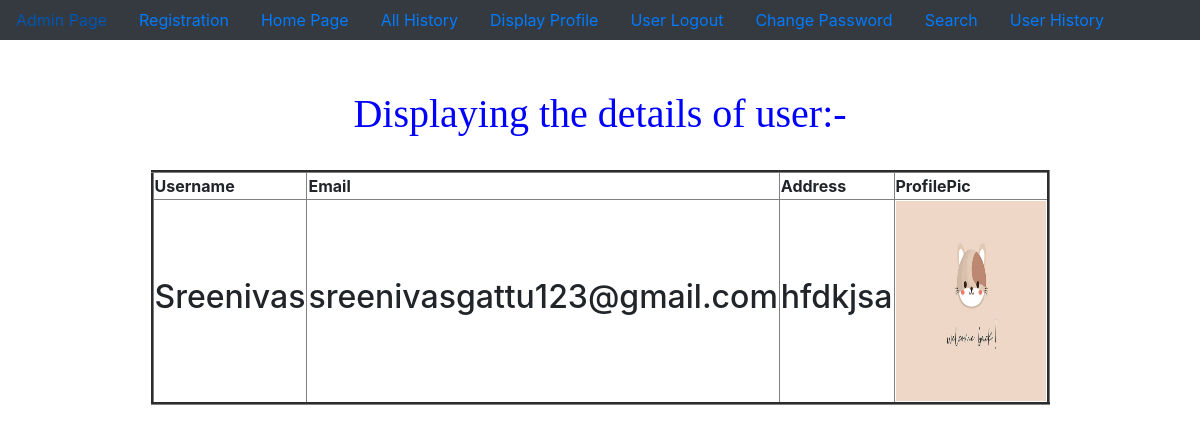
/display_profile/ (signed in), run on the app's committed database.
### app/models.py (models this page shows, shortened)
class Profile(models.Model):
    username=models.OneToOneField(User,on_delete=models.CASCADE)
    address=models.TextField()
    profile_pic=models.ImageField()

### app/views.py (the view)
# urls.py: path('display_profile/',display_profile,name='display_profile'),
@login_required
def display_profile(request):
    un=request.session.get('username')
    UO=User.objects.get(username=un)
    PO=Profile.objects.get(username=UO)
    d={'UO':UO,'PO':PO}
    return render(request,'display_profile.html',d)

### templates/display_profile.html (shortened to what this page needs)
{% extends 'dummy.html' %}
{% block body_block %}
    <center>
        <h1 style="color: blue;font-family: cursive;">Displaying the details of user:-</h1>  <br>
<table border="3px">
    <tr><th>Username</th>
    <th>Email</th>
    <th>Address</th>
    <th>ProfilePic</th>
</tr>
<tr>
        <td><h2>{{UO.username}}</h2></td>
        <td><h2>{{UO.email}}</h2></td>
        <td><h2>{{PO.address}}</h2></td>
        <td><img src="{{PO.profile_pic.url}}" alt="" width="150px" height="200px"></td>
    </tr>
    </table>
    </center>
{% endblock %}

### templates/display_profile.html (style rules this page uses)
h1 { margin-top: 50px; }

### data on the page
Profile: address "hfdkjsa", profile_pic (picture)

### other printed values
{{ UO.username }} "Sreenivas"
{{ UO.email }} "sreenivasgattu123@gmail.com"
